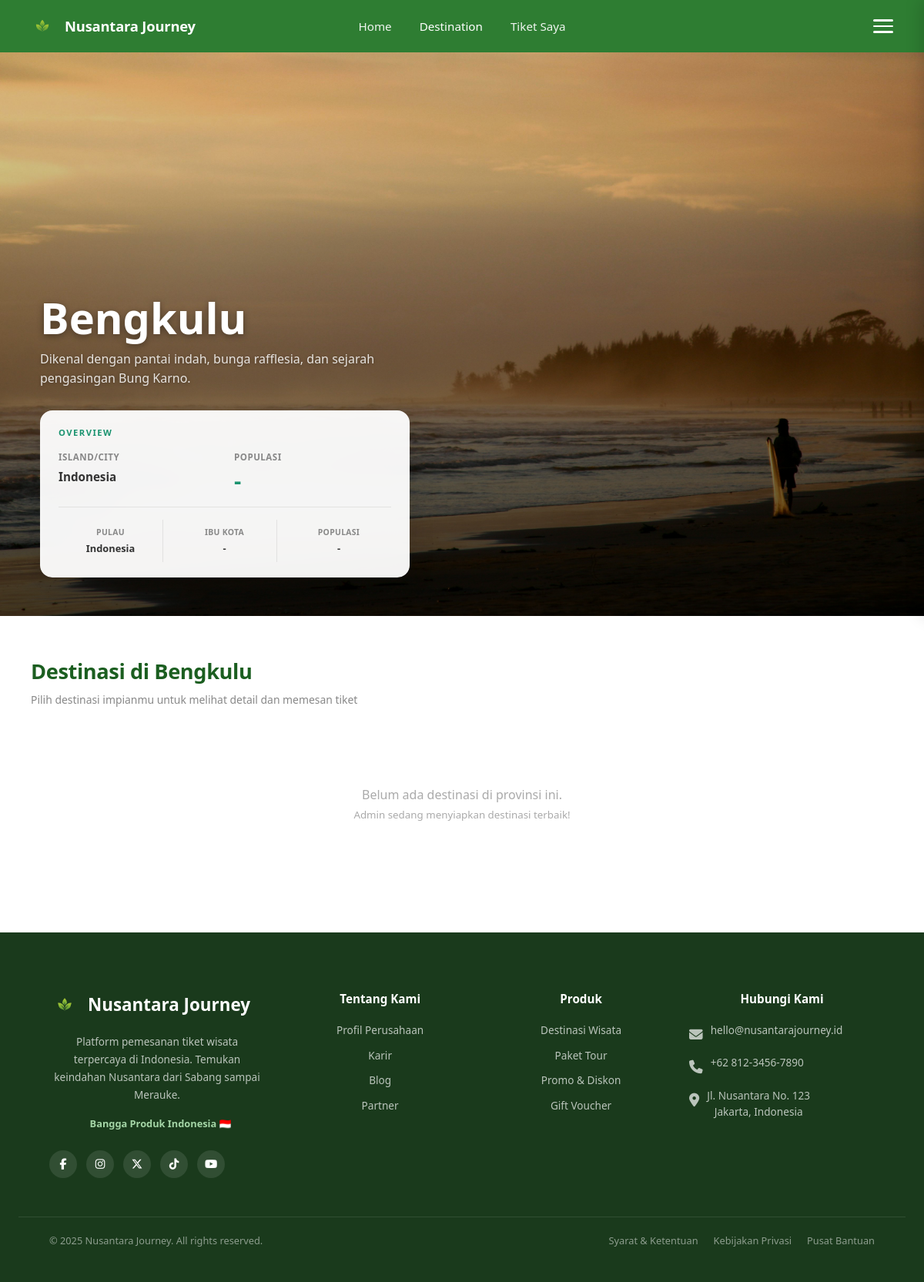
Page /user/provinsi_detail.php?id=29 on the committed database.
### tables this page shows
CREATE TABLE `provinsi` (
  `id` int(11) NOT NULL,
  `nama_provinsi` varchar(100) NOT NULL,
  `pulau` varchar(100) DEFAULT NULL,
  `ibu_kota` varchar(100) DEFAULT NULL,
  `populasi` varchar(50) DEFAULT NULL,
  `deskripsi` text DEFAULT NULL,
  `gambar` varchar(255) DEFAULT NULL,
  `highlight` varchar(255) DEFAULT NULL,
  `created_at` timestamp NOT NULL DEFAULT current_timestamp()
);

### user/provinsi_detail.php (the view, shortened to what this page needs)
<?php
require_once '../koneksi.php';
$id = isset($_GET['id']) ? (int)$_GET['id'] : 0;
$q_provinsi = mysqli_query($koneksi, "SELECT * FROM provinsi WHERE id = $id");
$provinsi = ($q_provinsi && mysqli_num_rows($q_provinsi) > 0) ? mysqli_fetch_assoc($q_provinsi) : null;
$q_destinasi = mysqli_query($koneksi, "SELECT * FROM destinasi WHERE provinsi_id = $id ORDER BY created_at DESC");
$warna_fallback = [
    'linear-gradient(135deg,#006994,#0099cc)',
    'linear-gradient(135deg,#667eea,#764ba2)',
    'linear-gradient(135deg,#ff6b35,#f7b733)',
    'linear-gradient(135deg,#1565c0,#42a5f5)',
    'linear-gradient(135deg,#11998e,#38ef7d)',
    'linear-gradient(135deg,#8e5b30,#d4a257)',
];
$ada_gambar_provinsi = !empty($provinsi['gambar']) && file_exists('../uploads/' . $provinsi['gambar']);
?>
<!DOCTYPE html>
<html lang="id">
<head>
    <link rel="stylesheet" href="../assets/css/index.css">
    <link rel="stylesheet" href="../assets/css/provinsi_detail.css">
    <link rel="stylesheet" href="https://cdnjs.cloudflare.com/ajax/libs/font-awesome/6.5.1/css/all.min.css">
</head>
<body>
    <nav class="main-nav">
        <a href="../index.php" class="nav-brand">
            <img src="../uploads/logo.png" alt="Logo" class="nav-logo-leaf" onerror="this.style.display='none'">
            <span class="nav-brand-name">Nusantara Journey</span>
        </a>
        <div class="nav-links">
            <?php if (isset($_SESSION["user_id"])): ?>
            <a href="dashboard.php">Home</a>
            <a href="dashboard.php" class="aktif">Destination</a>
            <a href="../cart/tiket_saya.php">Tiket Saya</a>
            <?php else: ?>
            <a href="../index.php">Home</a>
            <a href="provinsi.php" class="aktif">Destination</a>
            <a href="../login.php">Tiket Saya</a>
            <?php endif; ?>
        </div>
        <div class="nav-hamburger" onclick="toggleMobileMenu()">
            <span></span>
            <span></span>
            <span></span>
        </div>
    </nav>
    <section class="provinsi-detail-hero">
        <?php if ($ada_gambar_provinsi): ?>
            <img src="../uploads/<?= htmlspecialchars($provinsi['gambar']) ?>" class="provinsi-detail-bg" alt="<?= htmlspecialchars($provinsi['nama_provinsi']) ?>">
        <?php else: ?>
            <div class="provinsi-detail-bg" style="background: linear-gradient(135deg, #1a936f, #2ecc71);"></div>
        <?php endif; ?>
        <div class="provinsi-detail-overlay"></div>
        <div class="provinsi-detail-hero-wrapper">
            <div class="provinsi-detail-left">
                <div class="provinsi-title-area">
                    <h1><?= htmlspecialchars($provinsi['nama_provinsi']) ?></h1>
                    <p><?= htmlspecialchars($provinsi['deskripsi'] ?? '') ?></p>
                </div>
                <div class="provinsi-info-card">
                    <div class="info-card-header">
                        <div class="info-card-title">Overview</div>
                    </div>
                    <div class="info-card-body">
                        <div class="info-stats-row">
                            <div class="info-stat-item">
                                <div class="info-stat-label">Island/City</div>
                                <div class="info-stat-value"><?= htmlspecialchars($provinsi['pulau'] ?? 'Indonesia') ?></div>
                            </div>
                            <div class="info-stat-item">
                                <div class="info-stat-label">Populasi</div>
                                <div class="info-stat-value big-number"><?= htmlspecialchars($provinsi['populasi'] ?? '-') ?></div>
                            </div>
                        </div>
                        <div class="info-grid">
                            <div class="info-item">
                                <div class="info-label">Pulau</div>
                                <div class="info-value"><?= htmlspecialchars($provinsi['pulau'] ?? 'Indonesia') ?></div>
                            </div>
                            <div class="info-item">
                                <div class="info-label">Ibu Kota</div>
                                <div class="info-value"><?= htmlspecialchars($provinsi['ibu_kota'] ?? '-') ?></div>
                            </div>
                            <div class="info-item">
                                <div class="info-label">Populasi</div>
                                <div class="info-value"><?= htmlspecialchars($provinsi['populasi'] ?? '-') ?></div>
                            </div>
                        </div>
                    </div>
                </div>
            </div>
        </div>
    </section>
    <section class="destinasi-section">
        <div class="section-container">
            <div class="section-header" style="margin-bottom: 40px;">
                <div class="section-header-left">
                    <h2>Destinasi di <?= htmlspecialchars($provinsi['nama_provinsi']) ?></h2>
                    <p>Pilih destinasi impianmu untuk melihat detail dan memesan tiket</p>
                </div>
            </div>
            <?php if ($q_destinasi && mysqli_num_rows($q_destinasi) > 0): ?>
            <div class="dest-grid">
                <?php $i = 0; while ($row = mysqli_fetch_assoc($q_destinasi)):
                    $warna = $warna_fallback[$i % count($warna_fallback)];
                    $ada_gambar = !empty($row['gambar']) && file_exists('../uploads/' . $row['gambar']);
                    $i++;
                ?>
                <div class="dest-card">
                    <div class="dest-card-img">
                        <?php if ($ada_gambar): ?>
                            <img src="../uploads/<?= htmlspecialchars($row['gambar']) ?>" alt="<?= htmlspecialchars($row['nama_destinasi']) ?>">
                        <?php else: ?>
                            <div class="dest-placeholder-text" style="background:<?= $warna ?>">
                                <?= htmlspecialchars($row['nama_destinasi']) ?>
                            </div>
                        <?php endif; ?>
                    </div>
                    <div class="dest-card-body">
                        <h4><?= htmlspecialchars($row['nama_destinasi']) ?></h4>
                        <p><?= htmlspecialchars(substr($row['deskripsi'], 0, 120)) ?><?= strlen($row['deskripsi']) > 120 ? '...' : '' ?></p>
                        <div class="dest-card-footer">
                            <div class="dest-card-harga">
                                Estimasi Tiket
                                <strong>Rp <?= number_format($row['harga'], 0, ',', '.') ?></strong>
                            </div>
                            <a href="detail.php?id=<?= $row['id'] ?>" class="btn-dest-detail">Lihat Detail</a>
                        </div>
                    </div>
                </div>
                <?php endwhile; ?>
            </div>
            <?php else: ?>
            <div class="dest-empty">
                <p>Belum ada destinasi di provinsi ini.</p>
                <small>Admin sedang menyiapkan destinasi terbaik!</small>
            </div>
            <?php endif; ?>
        </div>
    </section>
    <footer class="main-footer">
        <div class="footer-container">
            <div class="footer-grid">
                <div class="footer-brand">
                    <div class="footer-brand-name">
                        <img src="../uploads/logo.png" alt="Logo" class="footer-brand-logo" onerror="this.style.display='none'">
                        Nusantara Journey
                    </div>
                    <p class="footer-desc">
                        Platform pemesanan tiket wisata terpercaya di Indonesia.
                        Temukan keindahan Nusantara dari Sabang sampai Merauke.
                    </p>
                    <span class="footer-tagline">Bangga Produk Indonesia 🇮🇩</span>
                    <div class="footer-social">
                        <a href="#" class="footer-social-link" title="Facebook"><i class="fa-brands fa-facebook-f"></i></a>
                        <a href="#" class="footer-social-link" title="Instagram"><i class="fa-brands fa-instagram"></i></a>
                        <a href="#" class="footer-social-link" title="Twitter / X"><i class="fa-brands fa-x-twitter"></i></a>
                        <a href="#" class="footer-social-link" title="TikTok"><i class="fa-brands fa-tiktok"></i></a>
                        <a href="#" class="footer-social-link" title="YouTube"><i class="fa-brands fa-youtube"></i></a>
                    </div>
                </div>
                <div class="footer-col">
                    <h4>Tentang Kami</h4>
                    <ul>
                        <li><a href="#">Profil Perusahaan</a></li>
                        <li><a href="#">Karir</a></li>
                        <li><a href="#">Blog</a></li>
                        <li><a href="#">Partner</a></li>
                    </ul>
                </div>
                <div class="footer-col">
                    <h4>Produk</h4>
                    <ul>
                        <li><a href="provinsi.php">Destinasi Wisata</a></li>
                        <li><a href="dashboard.php">Paket Tour</a></li>
                        <li><a href="#">Promo & Diskon</a></li>
                        <li><a href="#">Gift Voucher</a></li>
                    </ul>
                </div>
                <div class="footer-col">
                    <h4>Hubungi Kami</h4>
                    <div class="footer-contact-item">
                        <span class="footer-contact-icon"><i class="fa-solid fa-envelope"></i></span>
                        <span>hello@nusantarajourney.id</span>
                    </div>
                    <div class="footer-contact-item">
                        <span class="footer-contact-icon"><i class="fa-solid fa-phone"></i></span>
                        <span>+62 812-3456-7890</span>
                    </div>
                    <div class="footer-contact-item">
                        <span class="footer-contact-icon"><i class="fa-solid fa-location-dot"></i></span>
                        <span>Jl. Nusantara No. 123<br>Jakarta, Indonesia</span>
                    </div>
                </div>
            </div>
        </div>
        <div class="footer-bottom">
            <span class="footer-copyright">&copy; 2025 Nusantara Journey. All rights reserved.</span>
            <div class="footer-links">
                <a href="#">Syarat & Ketentuan</a>
                <a href="#">Kebijakan Privasi</a>
                <a href="#">Pusat Bantuan</a>
            </div>
        </div>
    </footer>
</body>
</html>

### assets/css/index.css (style rules this page uses)
*, *::before, *::after { box-sizing: border-box; margin: 0; padding: 0; }
body { font-family: 'Segoe UI', Tahoma, Geneva, Verdana, sans-serif; line-height: 1.6; color: #333; }
.main-nav { position: absolute; top: 0; left: 0; right: 0; z-index: 100; padding: 0 36px; height: 68px; display: flex; justify-content: space-between; align-items: center; background: #2e7d32; }
.nav-brand { display: flex; align-items: center; gap: 10px; text-decoration: none; }
.nav-logo-leaf { width: 38px; height: 38px; }
.nav-brand-name { color: white; font-size: 1.15rem; font-weight: 700; letter-spacing: -0.2px; }
.nav-links { display: flex; align-items: center; gap: 36px; position: absolute; left: 50%; transform: translateX(-50%); }
.nav-links a { color: rgba(255,255,255,0.92); text-decoration: none; font-size: 0.95rem; font-weight: 500; transition: color 0.2s; }
.nav-links a:hover, .nav-links a.aktif { color: white; }
.nav-hamburger { display: flex; flex-direction: column; gap: 5px; cursor: pointer; padding: 4px; }
.nav-hamburger span { display: block; width: 26px; height: 2.5px; background: white; border-radius: 2px; }
.destinasi-section { padding: 40px 40px 80px; background: white; }
.section-container { max-width: 1200px; margin: 0 auto; }
.section-header { margin-bottom: 30px; display: flex; justify-content: space-between; align-items: flex-end; }
.section-header-left h2 { font-size: 1.7rem; color: #1b5e20; font-weight: 800; margin-bottom: 4px; letter-spacing: -0.4px; }
.section-header-left p { color: #888; font-size: 0.87rem; }
.dest-empty { text-align: center; padding: 60px 20px; color: #aaa; }
.main-footer { background: #1a3a1c; color: rgba(255,255,255,0.5); text-align: center; padding: 24px; font-size: 0.84rem; }
.main-footer { background: #1a3a1c; color: rgba(255,255,255,0.85); padding: 0; font-size: 0.9rem; }
.footer-container { max-width: 1200px; margin: 0 auto; padding: 50px 40px 30px; }
.footer-grid { display: grid; grid-template-columns: 1.2fr 1fr 1fr 1fr; gap: 20px; margin-bottom: 20px; }
.footer-brand { display: flex; flex-direction: column; gap: 16px; }
.footer-brand-name { font-size: 1.4rem; font-weight: 800; color: white; display: flex; align-items: center; gap: 10px; }
.footer-brand-logo { width: 40px; height: 40px; }
.footer-desc { color: rgba(255,255,255,0.7); font-size: 0.85rem; line-height: 1.7; max-width: 280px; }
.footer-tagline { color: #a5d6a7; font-size: 0.8rem; font-weight: 600; }
.footer-col h4 { color: white; font-size: 0.95rem; font-weight: 700; margin-bottom: 18px; }
.footer-col ul { list-style: none; padding: 0; margin: 0; }
.footer-col ul li { margin-bottom: 10px; }
.footer-col ul li a { color: rgba(255,255,255,0.7); text-decoration: none; font-size: 0.85rem; transition: color 0.2s; }
.footer-contact-item { display: flex; align-items: flex-start; gap: 10px; margin-bottom: 12px; color: rgba(255,255,255,0.7); font-size: 0.85rem; }
.footer-contact-icon { font-size: 1.1rem; flex-shrink: 0; margin-top: 2px; }
.footer-social { display: flex; gap: 12px; margin-top: 8px; }
.footer-social-link { width: 36px; height: 36px; border-radius: 50%; background: rgba(255,255,255,0.1); display: flex; align-items: center; justify-content: center; color: white; text-decoration: none; font-size: 1rem; transition: background 0.2s, transform 0.2s; }
.footer-social-link i { font-size: 0.9rem; }
.footer-bottom { border-top: 1px solid rgba(255,255,255,0.1); padding: 20px 40px; display: flex; justify-content: space-between; align-items: center; flex-wrap: wrap; gap: 10px; max-width: 1200px; margin: 0 auto; }
.footer-copyright { color: rgba(255,255,255,0.5); font-size: 0.8rem; }
.footer-links { display: flex; gap: 20px; }
.footer-links a { color: rgba(255,255,255,0.5); text-decoration: none; font-size: 0.8rem; transition: color 0.2s; }

### rows in the picture
provinsi: gambar (picture), nama_provinsi "Bengkulu", deskripsi "Dikenal dengan pantai indah, bunga rafflesia, dan sejarah pengasingan Bung Karno.", pulau "Indonesia", populasi "-", ibu_kota "-"
